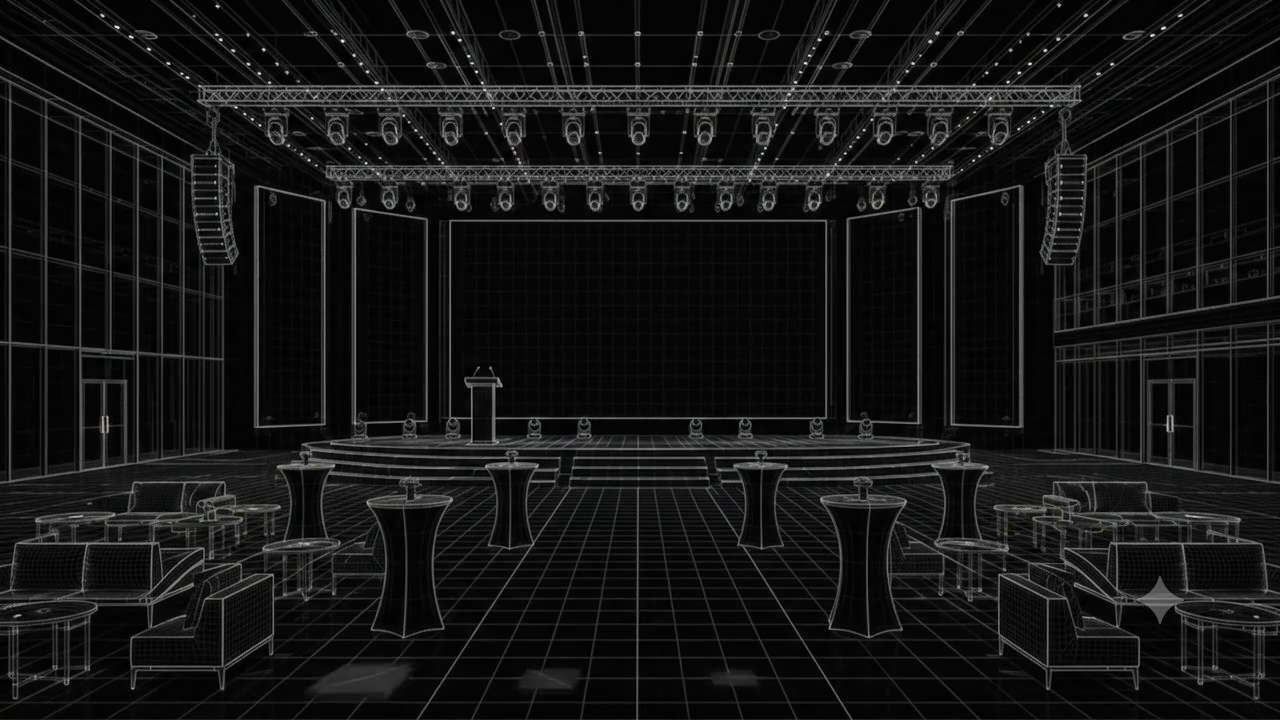
#> input picture frame 24 of public/Static_locked_off_camera_zero.mp4, 1280 x 720 px, given in place of micemedia home mobile.mp4, which was not available
$ python extract_optimize.py
#> lines starting #> are read from the running program, lines starting #| are printed output that depends on the picture; pictures that were not available may be replaced by others from this repository, and a replacement may not be noted
import cv2
import os
import shutil
from PIL import Image

def process_video(video_path, output_dir, target_width=540, quality=60):
    # If the output directory exists, clear it first so we don't have stray old frames
#> called with target_width = 540, quality = 60
    if os.path.exists(output_dir):
        print(f"Clearing existing output directory: {output_dir}")
        shutil.rmtree(output_dir)

    os.makedirs(output_dir, exist_ok=True)

    vidcap = cv2.VideoCapture(video_path)
    fps = vidcap.get(cv2.CAP_PROP_FPS) or 24.0
    total_frames = int(vidcap.get(cv2.CAP_PROP_FRAME_COUNT))
    print(f"Video FPS: {fps}, Total Frames: {total_frames}")

    # We want to skip the first 1 second (fps frames)
    skip_frames = int(round(fps))
    print(f"Skipping first {skip_frames} frames (1.0 second)")

    # Fast forward the capture by skip_frames
    for _ in range(skip_frames):
        vidcap.read()
#> this loop made 24 passes
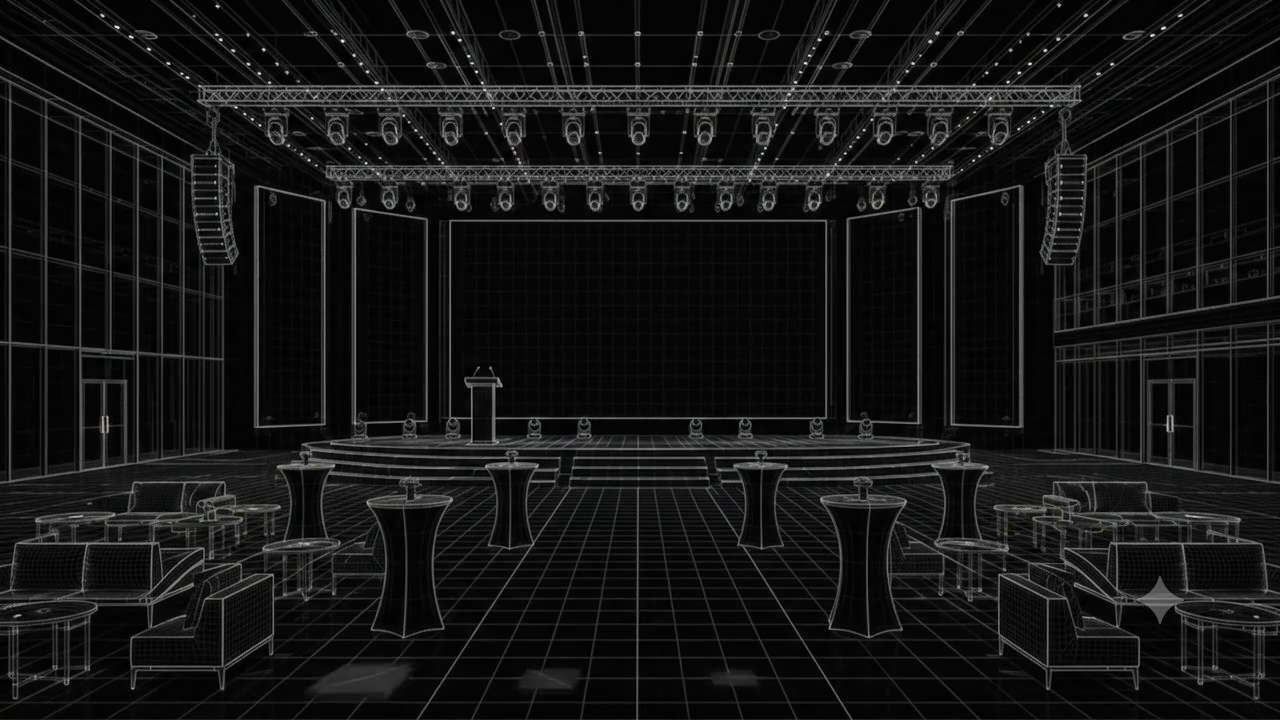
#> input picture frame 24 of public/Static_locked_off_camera_zero.mp4, 1280 x 720 px, given in place of micemedia home mobile.mp4, which was not available
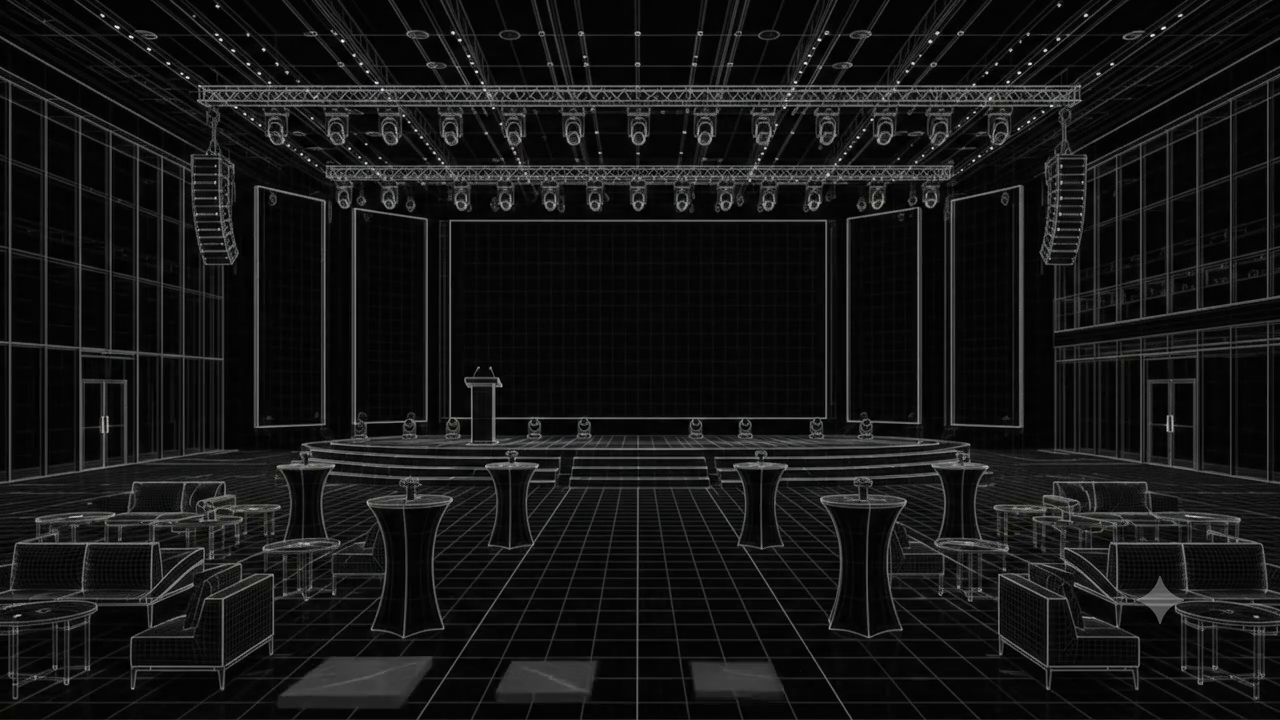
#> input picture frame 25 of public/Static_locked_off_camera_zero.mp4, 1280 x 720 px, given in place of micemedia home mobile.mp4, which was not available

    success, frame = vidcap.read()
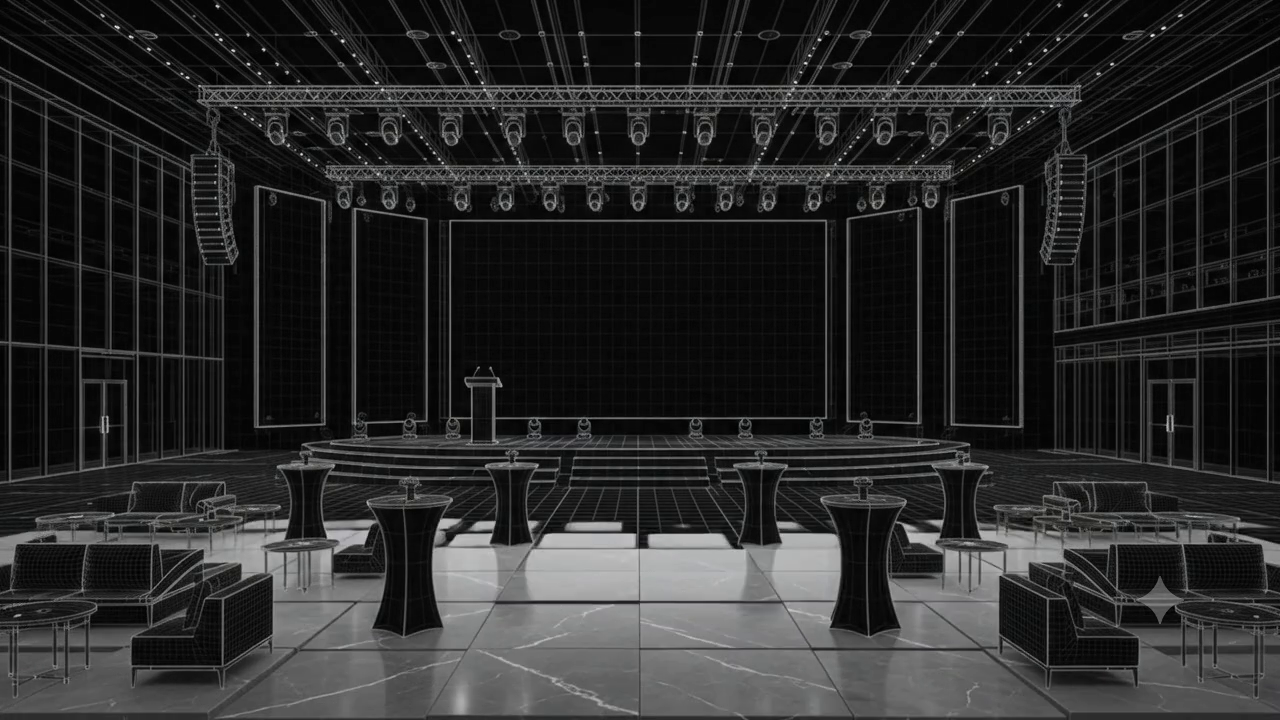
#> input picture frame 48 of public/Static_locked_off_camera_zero.mp4, 1280 x 720 px, given in place of micemedia home mobile.mp4, which was not available
#> frame is the input picture: shape (720, 1280, 3); mean B, G, R 41.9, 41.9, 41.8
    count = 1

    while success:
        # Convert BGR (OpenCV) to RGB (Pillow)
        rgb_frame = cv2.cvtColor(frame, cv2.COLOR_BGR2RGB)
        img = Image.fromarray(rgb_frame)

        # Resize if width exceeds target_width
        w, h = img.size
        if w > target_width:
            new_h = int(h * (target_width / w))
            img = img.resize((target_width, new_h), Image.Resampling.LANCZOS)

        # Save as WebP
        frame_name = f"ezgif-frame-{count:03d}.webp"
        frame_path = os.path.join(output_dir, frame_name)
        img.save(frame_path, "WEBP", quality=quality)

        success, frame = vidcap.read()
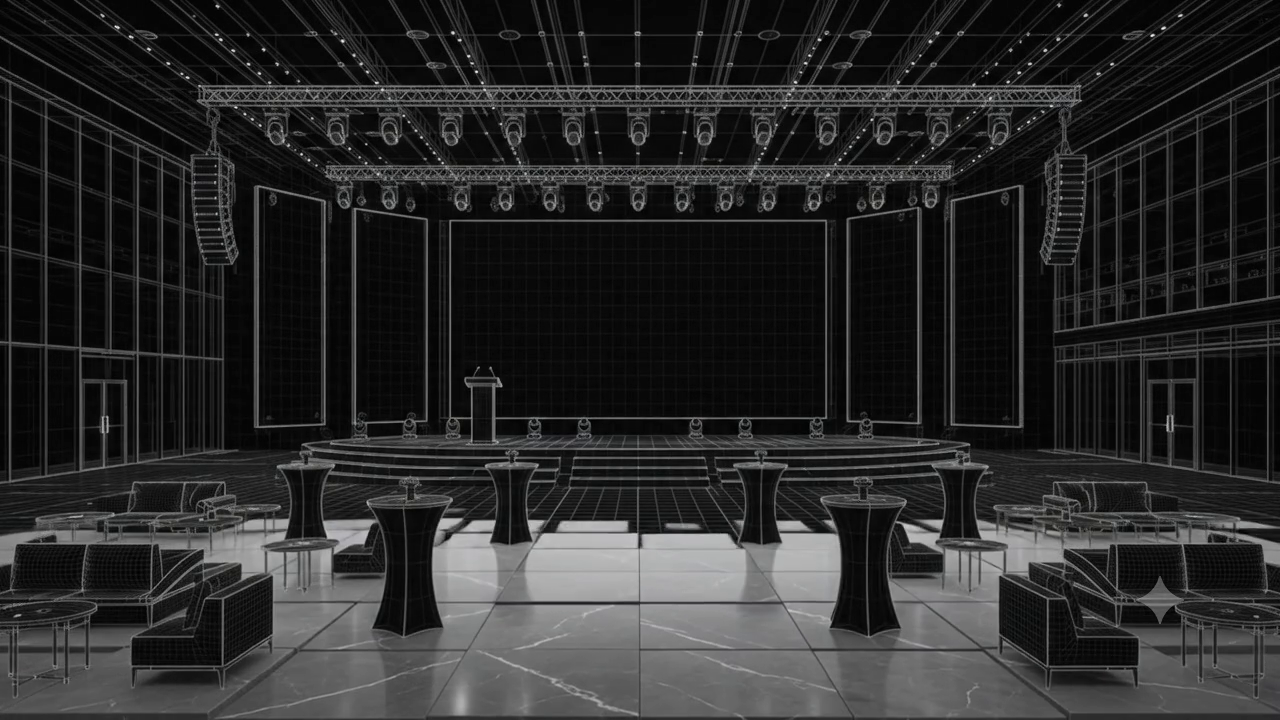
#> input picture frame 49 of public/Static_locked_off_camera_zero.mp4, 1280 x 720 px, given in place of micemedia home mobile.mp4, which was not available
#> frame is the input picture: shape (720, 1280, 3); mean B, G, R 42.3, 42.2, 42.2
        count += 1

    extracted_count = count - 1
    print(f"Extracted and optimized {extracted_count} frames to {output_dir}")
    return extracted_count

if __name__ == "__main__":
    video = r"c:\Users\favaz\Websites\Mice Media\public\micemedia home mobile.mp4"
    output = r"c:\Users\favaz\Websites\Mice Media\public\New_fps-sequences-mobile"

    process_video(video, output, target_width=540, quality=60)
